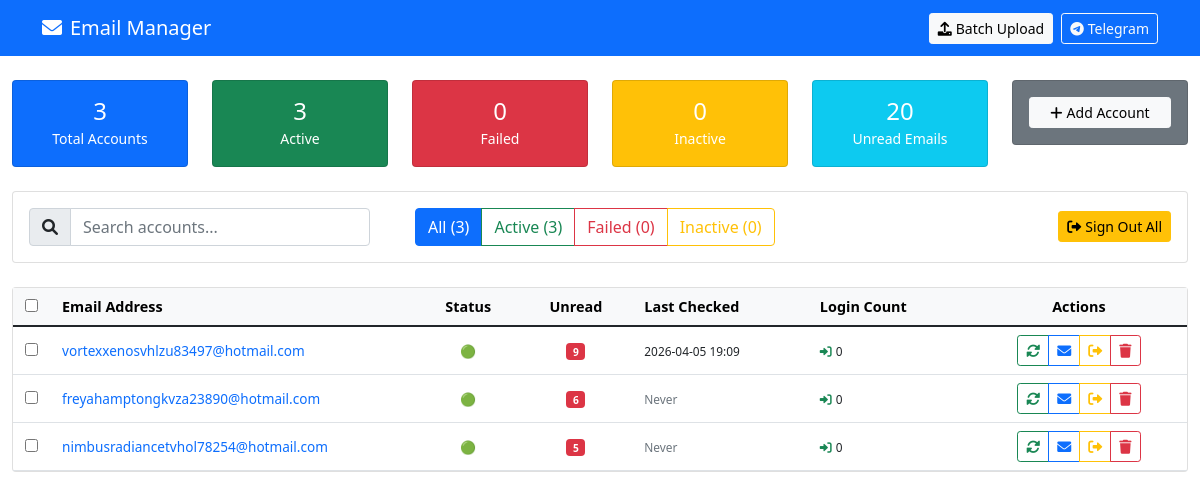
Page /dashboard on the earlier database version.
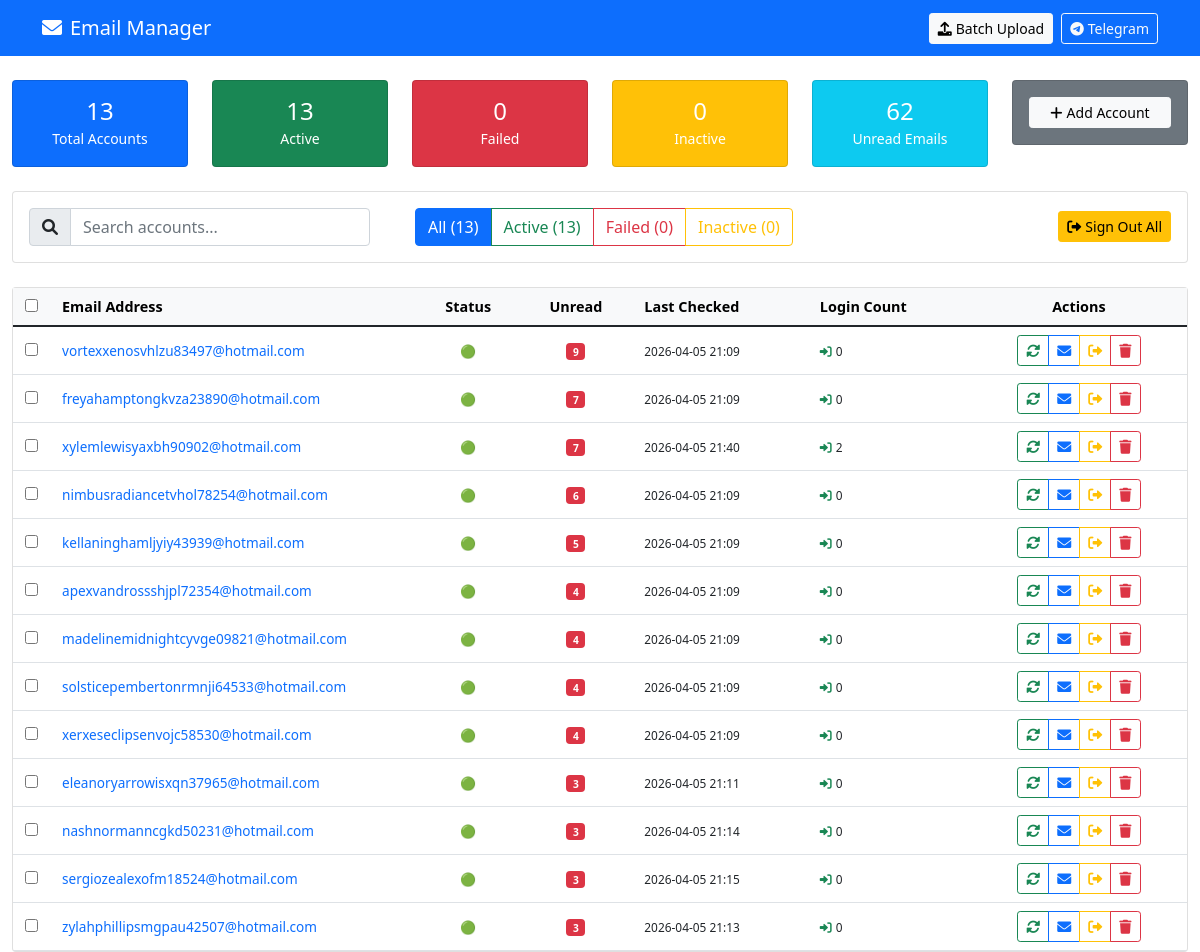
Same page on the later database version.
### tables this page shows
CREATE TABLE accounts (
            id INTEGER PRIMARY KEY AUTOINCREMENT,
            email TEXT UNIQUE NOT NULL,
            access_token TEXT,
            refresh_token TEXT,
            is_signed_in BOOLEAN DEFAULT 1,
            last_checked DATETIME,
            unread_count INTEGER DEFAULT 0,
            last_error TEXT
        , date_added DATETIME, login_count INTEGER DEFAULT 0, failure_count INTEGER DEFAULT 0, proxy_slot TEXT, account_status TEXT DEFAULT "active", client_id TEXT);

### app.py (the view)
@app.route('/dashboard')
def dashboard():
    status_filter = request.args.get('status', 'all')
    search_query = request.args.get('search', '')
    page = int(request.args.get('page', 1))
    per_page = 50
    conn = sqlite3.connect(app.config['DATABASE_FILE'])
    c = conn.cursor()
    query = '''
        SELECT id, email, is_signed_in, unread_count, last_checked, last_error,
               date_added, login_count, failure_count, account_status, access_token
        FROM accounts
        WHERE 1=1
    '''
    params = []
    if search_query:
        query += ' AND email LIKE ?'
        params.append(f'%{search_query}%')
    if status_filter == 'active':
        query += ' AND is_signed_in = 1 AND last_error IS NULL'
    elif status_filter == 'failed':
        query += ' AND last_error IS NOT NULL'
    elif status_filter == 'inactive':
        query += ' AND is_signed_in = 0'
    query += ' ORDER BY unread_count DESC, email ASC'
    count_query = f'SELECT COUNT(*) FROM ({query})'
    c.execute(count_query, params)
    total_accounts = c.fetchone()[0]
    query += ' LIMIT ? OFFSET ?'
    params.extend([per_page, (page - 1) * per_page])
    c.execute(query, params)
    accounts = []
    for row in c.fetchall():
        accounts.append({
            'id': row[0],
            'email': row[1],
            'is_signed_in': bool(row[2]),
            'unread_count': row[3],
            'last_checked': row[4],
            'last_error': row[5],
            'date_added': row[6],
            'login_count': row[7],
            'failure_count': row[8],
            'account_status': row[9],
            'access_token': row[10],
            'status_badge': get_status_badge(row[3], row[5], row[2], row[10])  # FIXED: Added access_token parameter
        })
    c.execute('''
        SELECT
            COUNT(*) as total,
            SUM(CASE WHEN is_signed_in = 1 AND last_error IS NULL THEN 1 ELSE 0 END) as active,
            SUM(CASE WHEN last_error IS NOT NULL THEN 1 ELSE 0 END) as failed,
            SUM(CASE WHEN is_signed_in = 0 THEN 1 ELSE 0 END) as inactive,
            SUM(unread_count) as total_unread
        FROM accounts
    ''')
    stats = c.fetchone()
    conn.close()
    total_pages = (total_accounts + per_page - 1) // per_page
    return render_template('index.html',
                         accounts=accounts,
                         stats={
                             'total': stats[0],
                             'active': stats[1],
                             'failed': stats[2],
                             'inactive': stats[3],
                             'total_unread': stats[4]
                         },
                         current_page=page,
                         total_pages=total_pages,
                         status_filter=status_filter,
                         search_query=search_query)

### app.py (called while the page is built)
def get_status_badge(unread_count, last_error, is_signed_in, access_token):
    if access_token and (access_token.startswith('legacy_auth_') or access_token.startswith('imap_auth_')):
        return '🟡'  # Yellow for legacy accounts
    if last_error:
        return '🔴'
    elif not is_signed_in:
        return '⚫'
    elif unread_count > 0:
        return '🟢'
    else:
        return '🔵'

### templates/index.html (shortened to what this page needs)
<!DOCTYPE html>
<html lang="en">
<head>
    <link href="https://cdn.jsdelivr.net/npm/bootstrap@5.1.3/dist/css/bootstrap.min.css" rel="stylesheet">
    <link href="https://cdnjs.cloudflare.com/ajax/libs/font-awesome/6.0.0/css/all.min.css" rel="stylesheet">
</head>
<body>
    <nav class="navbar navbar-expand-lg navbar-dark bg-primary">
        <div class="container">
            <a class="navbar-brand" href="{{ url_for('dashboard') }}">
                <i class="fas fa-envelope me-2"></i>Email Manager
            </a>
            <div class="navbar-nav ms-auto">
                <a href="{{ url_for('batch_upload') }}" class="btn btn-light btn-sm me-2">
                    <i class="fas fa-upload me-1"></i>Batch Upload
                </a>
<a href="{{ url_for('telegram_settings') }}" class="btn btn-outline-light btn-sm">
                    <i class="fab fa-telegram me-1"></i>Telegram
                </a>
            </div>
        </div>
    </nav>
    <div class="container-fluid mt-4">
        <div class="row mb-4">
            <div class="col-md-2">
                <div class="card stats-card bg-primary text-white">
                    <div class="card-body text-center">
                        <h4 class="mb-0">{{ stats.total }}</h4>
                        <small>Total Accounts</small>
                    </div>
                </div>
            </div>
            <div class="col-md-2">
                <div class="card stats-card bg-success text-white">
                    <div class="card-body text-center">
                        <h4 class="mb-0">{{ stats.active }}</h4>
                        <small>Active</small>
                    </div>
                </div>
            </div>
            <div class="col-md-2">
                <div class="card stats-card bg-danger text-white">
                    <div class="card-body text-center">
                        <h4 class="mb-0">{{ stats.failed }}</h4>
                        <small>Failed</small>
                    </div>
                </div>
            </div>
            <div class="col-md-2">
                <div class="card stats-card bg-warning text-white">
                    <div class="card-body text-center">
                        <h4 class="mb-0">{{ stats.inactive }}</h4>
                        <small>Inactive</small>
                    </div>
                </div>
            </div>
            <div class="col-md-2">
                <div class="card stats-card bg-info text-white">
                    <div class="card-body text-center">
                        <h4 class="mb-0">{{ stats.total_unread }}</h4>
                        <small>Unread Emails</small>
                    </div>
                </div>
            </div>
            <div class="col-md-2">
                <div class="card stats-card bg-secondary text-white">
                    <div class="card-body text-center">
                        <a href="{{ url_for('add_account') }}" class="btn btn-light btn-sm w-100">
                            <i class="fas fa-plus me-1"></i>Add Account
                        </a>
                    </div>
                </div>
            </div>
        </div>
        <div class="card mb-4">
            <div class="card-body">
                <div class="row g-3 align-items-center">
                    <div class="col-md-4">
                        <div class="input-group">
                            <span class="input-group-text"><i class="fas fa-search"></i></span>
                            <input type="text" class="form-control search-box" id="searchInput"
                                   placeholder="Search accounts..." value="{{ search_query }}">
                        </div>
                    </div>
                    <div class="col-md-6">
                        <div class="btn-group">
                            <a href="{{ url_for('dashboard', status='all') }}"
                               class="btn btn-outline-primary {{ 'filter-active' if status_filter == 'all' else '' }}">
                                All ({{ stats.total }})
                            </a>
                            <a href="{{ url_for('dashboard', status='active') }}"
                               class="btn btn-outline-success {{ 'filter-active' if status_filter == 'active' else '' }}">
                                Active ({{ stats.active }})
                            </a>
                            <a href="{{ url_for('dashboard', status='failed') }}"
                               class="btn btn-outline-danger {{ 'filter-active' if status_filter == 'failed' else '' }}">
                                Failed ({{ stats.failed }})
                            </a>
                            <a href="{{ url_for('dashboard', status='inactive') }}"
                               class="btn btn-outline-warning {{ 'filter-active' if status_filter == 'inactive' else '' }}">
                                Inactive ({{ stats.inactive }})
                            </a>
                        </div>
                    </div>
                    <div class="col-md-2 text-end">
                        <a href="{{ url_for('sign_out_all') }}" class="btn btn-warning btn-sm"
                           onclick="return confirm('Sign out all accounts?')">
                            <i class="fas fa-sign-out-alt me-1"></i>Sign Out All
                        </a>
                    </div>
                </div>
            </div>
        </div>
        <div class="card">
            <div class="card-body p-0">
                <div class="table-responsive">
                    <table class="table table-hover compact-table mb-0">
                        <thead class="table-light">
                            <tr>
                                <th class="bulk-selector">
                                    <input type="checkbox" id="selectAll" onchange="toggleSelectAll(this)">
                                </th>
                                <th>Email Address</th>
                                <th class="text-center">Status</th>
                                <th class="text-center">Unread</th>
                                <th>Last Checked</th>
                                <th>Login Count</th>
                                <th class="text-center">Actions</th>
                            </tr>
                        </thead>
                        <tbody>
                            {% for account in accounts %}
                            <tr>
                                <td>
                                    <input type="checkbox" class="account-checkbox" value="{{ account.id }}"
                                           onchange="updateBulkActions()">
                                </td>
                                <td class="email-cell">
                                    <a href="{{ url_for('view_emails', account_id=account.id) }}"
                                       class="clickable-email text-decoration-none" title="View emails">
                                        {{ account.email }}
                                    </a>
                                </td>
                                <td class="text-center">
                                    <span class="status-badge">
                                        {{ account.status_badge }}
                                    </span>
                                </td>
                                <td class="text-center unread-count">
                                    {% if account.unread_count > 0 %}
                                    <a href="{{ url_for('view_emails', account_id=account.id) }}"
                                       class="badge bg-danger text-decoration-none">
                                        {{ account.unread_count }}
                                    </a>
                                    {% else %}
                                    <span class="badge bg-secondary">0</span>
                                    {% endif %}
                                </td>
                                <td>
                                    {% if account.last_checked %}
                                    <small>{{ account.last_checked[:16] }}</small>
                                    {% else %}
                                    <small class="text-muted">Never</small>
                                    {% endif %}
                                </td>
                                <td>
                                    <small>
                                        <i class="fas fa-sign-in-alt text-success me-1"></i>{{ account.login_count }}
                                    </small>
                                </td>
                                <td class="text-center action-buttons">
                                    <div class="btn-group btn-group-sm">
                                        <a href="{{ url_for('refresh_account', account_id=account.id) }}"
                                           class="btn btn-outline-success" title="Sync Unread Count">
                                            <i class="fas fa-sync-alt"></i>
                                        </a>
                                        <a href="{{ url_for('view_emails', account_id=account.id) }}"
                                           class="btn btn-outline-primary" title="View emails">
                                            <i class="fas fa-envelope"></i>
                                        </a>
                                        {% if account.is_signed_in %}
                                        <a href="{{ url_for('sign_out', account_id=account.id) }}"
                                           class="btn btn-outline-warning" title="Sign out">
                                            <i class="fas fa-sign-out-alt"></i>
                                        </a>
                                        {% else %}
                                        <a href="{{ url_for('sign_in', account_id=account.id) }}"
                                           class="btn btn-outline-success" title="Sign in">
                                            <i class="fas fa-sign-in-alt"></i>
                                        </a>
                                        {% endif %}
                                        <a href="{{ url_for('delete_account', account_id=account.id) }}"
                                           class="btn btn-outline-danger"
                                           onclick="return confirm('Delete {{ account.email }}?')"
                                           title="Delete account">
                                            <i class="fas fa-trash"></i>
                                        </a>
                                    </div>
                                </td>
                            </tr>
                            {% endfor %}
                        </tbody>
                    </table>
                </div>
            </div>
        </div>
    </div>
</body>
</html>

### templates/index.html (style rules this page uses)
.compact-table th { font-size: 0.9rem; padding: 8px 12px; }
.compact-table td { font-size: 0.85rem; padding: 8px 12px; vertical-align: middle; }
.email-cell { max-width: 250px; word-break: break-all; }
.status-badge { font-size: 0.8rem; }
.unread-count { min-width: 60px; }
.action-buttons { min-width: 140px; }
.bulk-selector { width: 30px; }
.search-box { max-width: 300px; }
.stats-card { transition: all 0.3s; }
.clickable-email { cursor: pointer; color: #0d6efd; }
.filter-active { background-color: #0d6efd !important; color: white !important; }

Differences in the rows shown:
changed accounts "vortexxenosvhlzu83497@hotmail.com": last_checked "2026-04-05 19:09" → "2026-04-05 21:09"
changed accounts "freyahamptongkvza23890@hotmail.com": unread_count "6" → "7"; last_checked (not shown) → "2026-04-05 21:09"; no longer shows "Never"
added accounts: email "xylemlewisyaxbh90902@hotmail.com", status_badge "🟢", unread_count "7", last_checked "2026-04-05 21:40", login_count "2"
changed accounts "nimbusradiancetvhol78254@hotmail.com": unread_count "5" → "6"; last_checked (not shown) → "2026-04-05 21:09"; no longer shows "Never"
added accounts: email "kellaninghamljyiy43939@hotmail.com", status_badge "🟢", unread_count "5", last_checked "2026-04-05 21:09", login_count "0"
added accounts: email "apexvandrossshjpl72354@hotmail.com", status_badge "🟢", unread_count "4", last_checked "2026-04-05 21:09", login_count "0"
added accounts: email "madelinemidnightcyvge09821@hotmail.com", status_badge "🟢", unread_count "4", last_checked "2026-04-05 21:09", login_count "0"
added accounts: email "solsticepembertonrmnji64533@hotmail.com", status_badge "🟢", unread_count "4", last_checked "2026-04-05 21:09", login_count "0"
added accounts: email "xerxeseclipsenvojc58530@hotmail.com", status_badge "🟢", unread_count "4", last_checked "2026-04-05 21:09", login_count "0"
added accounts: email "eleanoryarrowisxqn37965@hotmail.com", status_badge "🟢", unread_count "3", last_checked "2026-04-05 21:11", login_count "0"
added accounts: email "nashnormanncgkd50231@hotmail.com", status_badge "🟢", unread_count "3", last_checked "2026-04-05 21:14", login_count "0"
added accounts: email "sergiozealexofm18524@hotmail.com", status_badge "🟢", unread_count "3", last_checked "2026-04-05 21:15", login_count "0"
added accounts: email "zylahphillipsmgpau42507@hotmail.com", status_badge "🟢", unread_count "3", last_checked "2026-04-05 21:13", login_count "0"
Other differences:
{{ stats.total }}: "3" → "13"
{{ stats.active }}: "3" → "13"
{{ stats.total_unread }}: "20" → "62"
